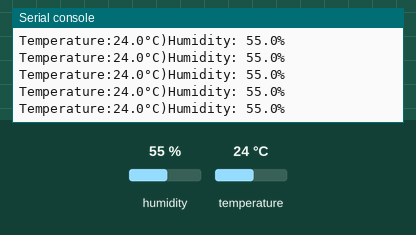
Recording of a program running on a simulated Raspberry Pi Pico running MicroPython. Parts: the last lines printed to the serial console. Wiring (from the project's diagram.json): DHT22 sensor on GP7. The test bench sets the inputs (shaded band); at power-on: humidity 55 %, temperature 24 °C. WiFi joins after 1.5 s.

Above: at 2.7 s.
2.8 s: humidity set to 22 %
At 3.5 s:
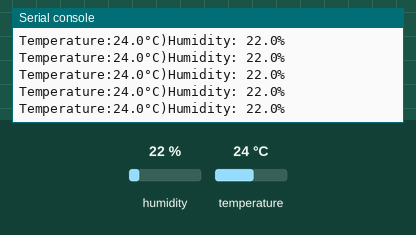
4.3 s: temperature set to 12 °C
At 5.1 s:
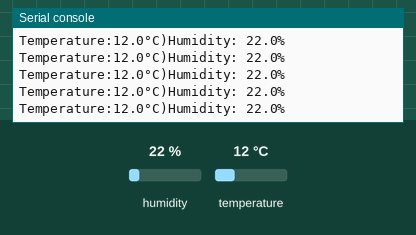
5.8 s: humidity set to 40 %
At 6.7 s:
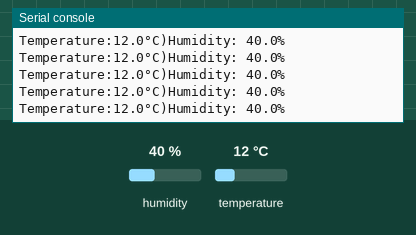
Timing chart, 0 to 8.8 s (numbered marks = the images above; inputs shaded):
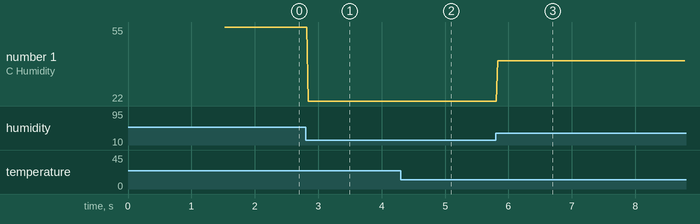

The program:

main.py
```python
import network
import time
import dht
from machine import Pin

SSID = "Wokwi-GUEST"
PASSWORD = ""
wlan = network.WLAN(network.STA_IF)
wlan.active(True)
wlan.connect(SSID, PASSWORD)
print("Connecting to WiFi...", end="")
while not wlan.isconnected():
    time.sleep(0.5)
print("Connected!\nIP Address:", wlan.ifconfig()[0])

sensor = dht.DHT22(Pin(7))

while True:
    try:
        sensor.measure()
        temp = sensor.temperature()
        hum = sensor.humidity()
        print("Temperature:{:.1f}°C)Humidity: {:.1F}%".format(temp,hum))
    except OSError as e:
        print("Sensor reading failed:",e)
        time.sleep(2)#wait
```

Measured:
- after the input at 2.8 s, the serial console: prints a new line at once (image 1)
- after the input at 4.3 s, the serial console: prints a new line at once (image 2)
- after the input at 5.8 s, the serial console: prints a new line at once (image 3)
- plotted number 1: 55 → 22 after the input at 2.8 s, 22 → 40 after the input at 5.8 s
